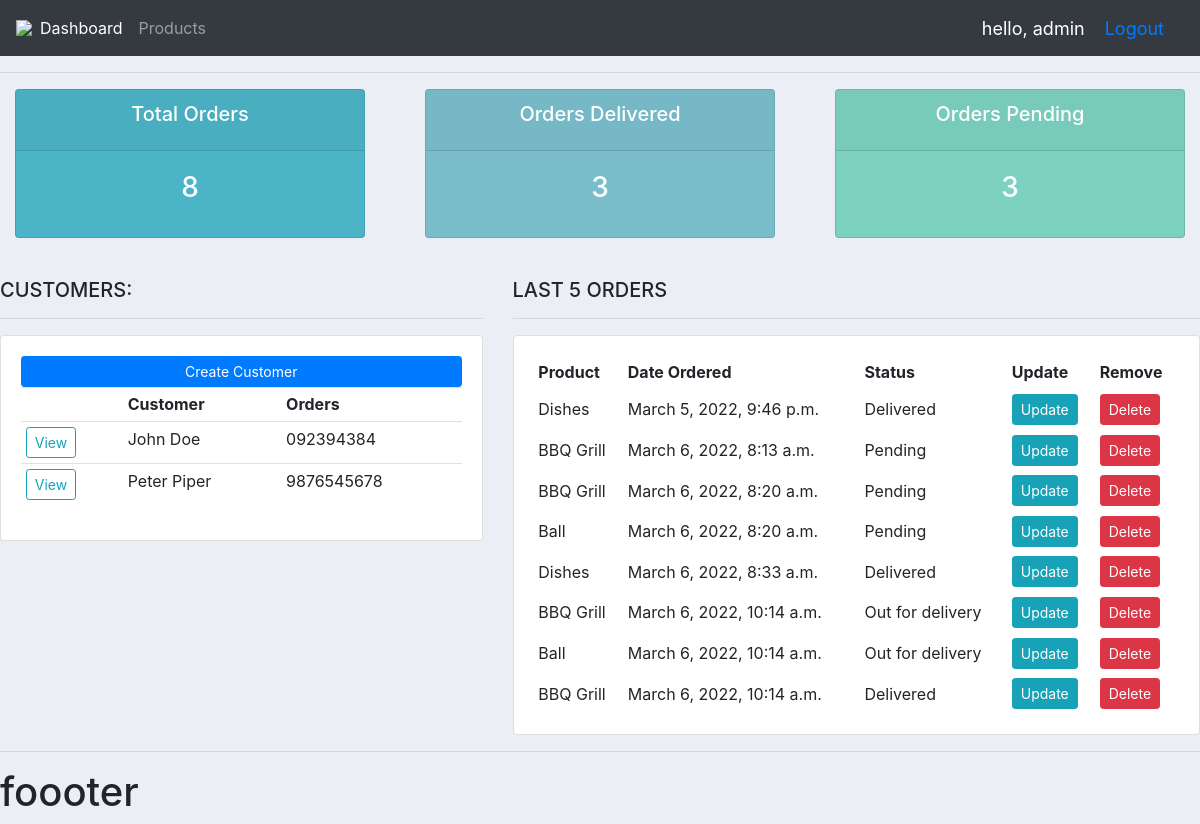
Before: / (signed in) with the older database file.
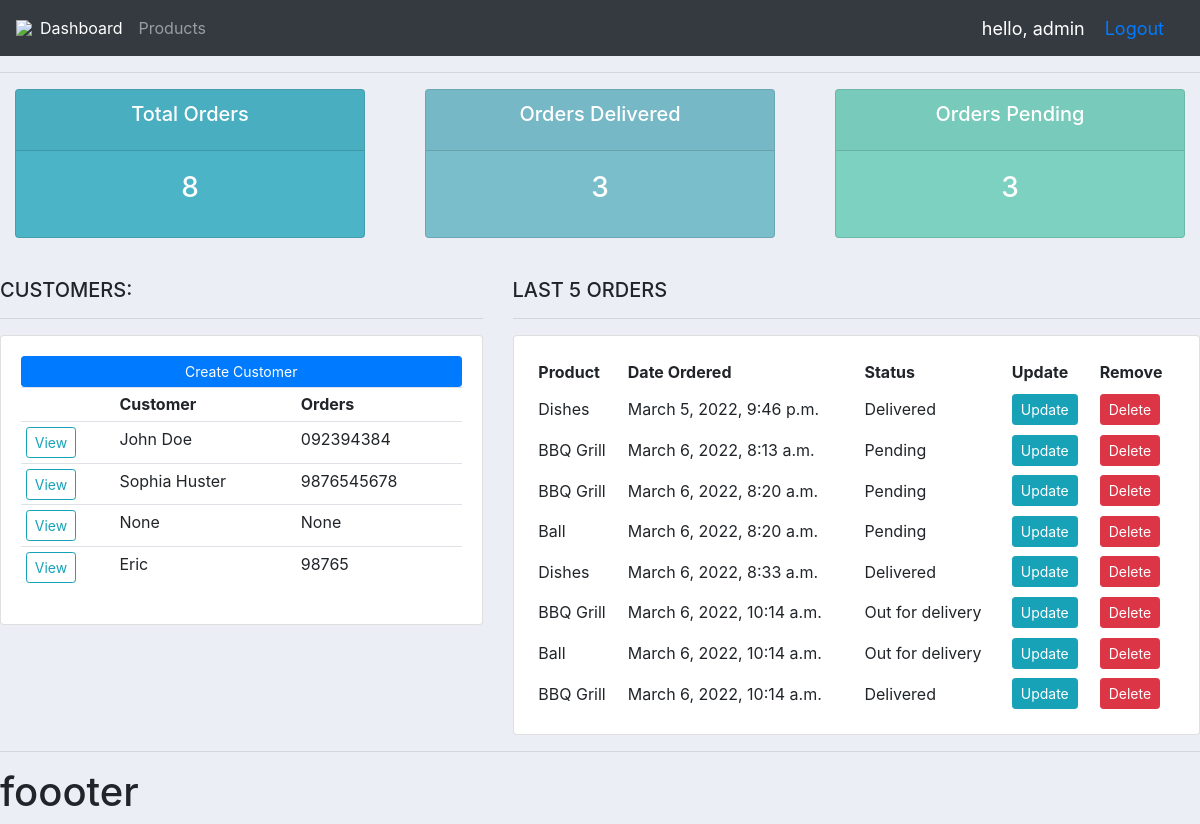
After: the same page with the newer database file.
### accounts/models.py (models this page shows, shortened)
class Customer(models.Model):
    user = models.OneToOneField(User, null=True, blank=True , on_delete=models.CASCADE)
    name = models.CharField(max_length=200, null=True)
    phone = models.CharField(max_length=200, null=True)
    email = models.CharField(max_length=200, null=True)
    profile_pic = models.ImageField(null=True,default='main.jpg',  blank=True)
    date_created = models.DateTimeField(auto_now_add=True, null=True)

class Order(models.Model):
    STATUS = (
        ('Pending', 'Pending'),
        ('Out for delivery', 'Out for delivery'),
        ('Delivered', 'Delivered'),
    )
    customer = models.ForeignKey(Customer, null=True, on_delete=models.SET_NULL)
    product = models.ForeignKey(Products, null=True, on_delete=models.SET_NULL)
    date_created = models.DateTimeField(auto_now_add=True, null=True)
    status = models.CharField(max_length=200, null=True, choices=STATUS)
    note = models.CharField(max_length=1000, null=True)

class Products(models.Model):
    CATEGORY = (
        ('Indoor', 'Indoor'),
        ('Out Door', 'Out Door'),
    )
    name = models.CharField(max_length=200, null=True)
    price = models.FloatField(null=True)
    category = models.CharField(max_length=200, null=True, choices=CATEGORY)
    description = models.CharField(max_length=200, null=True , blank=True)
    date_created = models.DateTimeField(auto_now_add=True, null=True)
    tags = models.ManyToManyField(Tag)
    def __str__(self):
        return self.name

### accounts/decorators.py (the view)
    def wrapper_func(request, *args, **kwargs):
        group = None
        if request.user.groups.exists():
            group = request.user.groups.all()[0].name
        if group == 'admin':
            return view_func(request, *args, **kwargs)
        if group == 'customers':
            return redirect('user')

### accounts/views.py (called while the page is built)
@login_required(login_url='login')
@admin_only
def home(request):
    orders = Order.objects.all()
    customers = Customer.objects.all()
    total_customers = customers.count()
    total_orders = orders.count()
    delivered = orders.filter(status='Delivered').count()
    pending = orders.filter(status='Pending').count()
    context = {
        'orders': orders,
        'customers': customers,
        'total_orders': total_orders,
        'delivered': delivered,
        'pending': pending
    }
    return render(request, 'accounts/dashboard.html', context=context)

### accounts/templates/accounts/dashboard.html (shortened to what this page needs)
{% extends "accounts/main.html" %}
{% block content %}
    {% include 'accounts/status.html' %}
    <br>
    <div class="row">
        <div class="col-md-5">
            <h5>CUSTOMERS:</h5>
            <hr>
            <div class="card card-body">
                <a class="btn btn-primary btn-sm btn-block" href="">Create Customer</a>
                <table class="table table-sm">
                    <tr>
                        <th></th>
                        <th>Customer</th>
                        <th>Orders</th>
                    </tr>
                    {% for customer in customers %}
                        <tr>
                            <td><a class="btn btn-sm btn-outline-info" href="{% url 'customer' customer.id %}">View</a> </td>
                            <td>{{ customer.name }}</td>
                            <td>{{ customer.phone }}</td>
                        </tr>
                    {% endfor %}
                </table>
            </div>
        </div>
        <div class="col-md-7">
            <h5> LAST 5 ORDERS</h5>
            <hr>
            <div class="card card-body">
                <table class="tbale table-sm">
                    <tr>
                        <th>Product</th>
                        <th>Date Ordered</th>
                        <th>Status</th>
                        <th>Update</th>
                        <th>Remove</th>
                    </tr>
                    {% for order in orders %}
                        <tr>
                            <td>{{ order.product }}</td>
                            <td>{{ order.date_created }}</td>
                            <td>{{ order.status }}</td>
                            <td><a class="btn btn-sm btn-info" href="{% url 'update_order' order.id %}">Update</a></td>
                            <td><a class="btn btn-sm btn-danger "href="{% url 'delete_order' order.id %}">Delete</a></td>
                        </tr>
                    {% endfor %}
                </table>
            </div>
        </div>
    </div>
{% endblock %}

### accounts/templates/accounts/main.html (shortened to what this page needs)
{% load static %}
<!DOCTYPE html>
<html lang="en">
<head>
    <link rel="stylesheet" href="https://cdn.jsdelivr.net/npm/bootstrap@4.0.0/dist/css/bootstrap.min.css">
    <link href="{% static '/css/main.css' %}" rel="stylesheet", type="text/css">
</head>
<body>
{% include 'accounts/navbar.html' %}
<hr>
{% block content %}{% endblock %}
<hr>
<h1>foooter</h1>
</body>
</html>

### accounts/templates/accounts/navbar.html (shortened to what this page needs)
{% load static %}
<nav class="navbar navbar-expand-lg navbar-dark bg-dark">
    <img id="logo-img" src="{% static '/images/logo.png' %}">
  <div class="collapse navbar-collapse" id="navbarNav">
    <ul class="navbar-nav">
        {% if request.user.is_staff %}
      <li class="nav-item active">
        <a class="nav-link" href="{% url 'home' %}">Dashboard </a>
      </li>
      <li class="nav-item">
        <a class="nav-link" href="{%  url 'products' %}">Products</a>
      </li>
        {% endif %}
    </ul>
  </div>
    <span class="hello-msg">hello, {{ request.user }}</span>
    <span class="hello-msg"><a href="{% url 'logout' %}">Logout</a></span>
</nav>

### accounts/templates/accounts/status.html
<div class="row">
    <div class="col">
        <div class="col-md">
            <div class="card text-center text-white mb-3 " id="total-orders">
                <div class="card-header">
                    <h5 class="card-title">Total Orders</h5>
                </div>
                <div class="card-body">
                    <h3 class="card-title">{{ total_orders }}</h3>
                </div>
            </div>
        </div>
    </div>
    <div class="col">
        <div class="col-md">
            <div class="card text-center text-white md-3" id="orders-delivered">
                <div class="card-header">
                    <h5 class="card-title">Orders Delivered</h5>
                </div>
                <div class="card-body">
                    <h3 class="card-title">{{ delivered }}</h3>
                </div>
            </div>
        </div>
    </div>
    <div class="col">
        <div class="col-md">
            <div class="card text-center text-white md-3" id="orders-pending">
                <div class="card-header">
                    <h5 class="card-title">Orders Pending</h5>
                </div>
                <div class="card-body">
                    <h3 class="card-title">{{pending }}</h3>
                </div>
            </div>
        </div>
    </div>
</div>

### static/css/main.css (style rules this page uses)
body { background-color:#ebeff5; }
#total-orders { background-color:#4cb4c7; }
#orders-delivered { background-color:#7abecc; }
#orders-pending { background-color:#7cd1c0; }

### accounts/templates/accounts/navbar.html (style rules this page uses)
.hello-msg { font-size:18px; color:#fff; margin-right: 20px; }

Changed rows visible on the page:
changed Customer: name "Peter Piper" → "Sophia Huster"
added Customer: name "None", phone "None"
added Customer: name "Eric", phone "98765"
